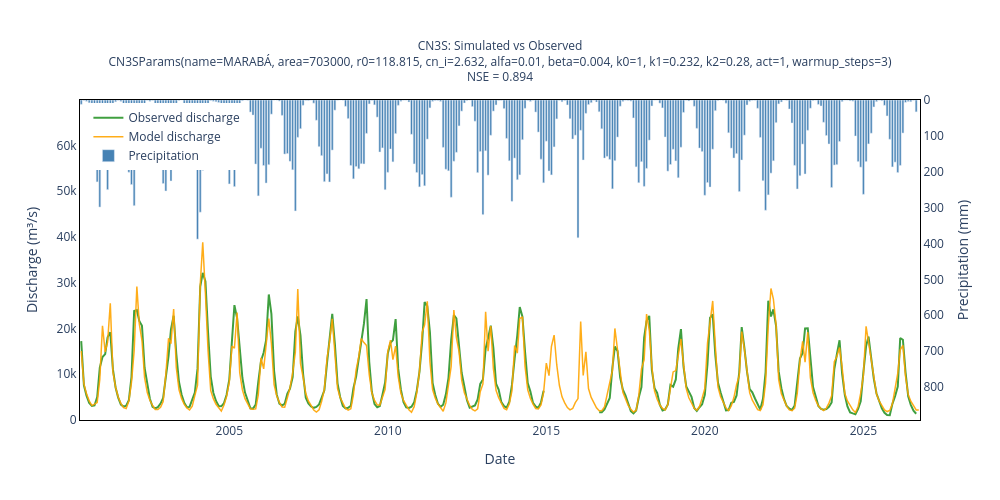

This figure's notebook cell:
### Code cell
model.run(inputs["prec_mm"])
model.evaluate(inputs["q_m3s"])
model.plot()

### Figure 1 — Plotly figure (JSON) as saved in the notebook; plotly's stock layout.template omitted (floating-point values rounded to 4 significant figures; data arrays with more than 128 entries replaced by an {"elided": "..."} marker saying what was removed)
{"data": [{"line": {"color": "green", "width": 2}, "name": "Observed discharge", "opacity": 0.75, "type": "scatter", "x": {"elided": "318 str values"}, "y": {"elided": "318 float values"}}, {"line": {"color": "orange", "width": 1.5}, "name": "Model discharge", "opacity": 0.9, "type": "scatter", "x": {"elided": "318 str values"}, "y": {"elided": "318 float values"}}, {"marker": {"color": "steelblue"}, "name": "Precipitation", "opacity": 1, "type": "bar", "x": {"elided": "318 str values"}, "y": {"elided": "318 float values"}, "yaxis": "y2"}], "layout": {"height": 500, "legend": {"x": 0.01, "y": 0.99}, "plot_bgcolor": "white", "title": {"font": {"size": 12}, "text": "CN3S: Simulated vs Observed<br>CN3SParams(name=MARABÁ, area=703000, r0=118.815, cn_i=2.632, alfa=0.01, beta=0.004, k0=1, k1=0.232, k2=0.28, act=1, warmup_steps=3)<br>NSE = 0.894", "x": 0.5, "xanchor": "center"}, "width": 1000, "xaxis": {"linecolor": "black", "linewidth": 1, "mirror": true, "showline": true, "title": {"text": "Date"}}, "yaxis": {"linecolor": "black", "linewidth": 1, "mirror": true, "range": [0, 69940.0], "showline": true, "title": {"text": "Discharge (m³/s)"}}, "yaxis2": {"linecolor": "black", "linewidth": 1, "mirror": true, "overlaying": "y", "range": [891.9, 0], "showline": true, "side": "right", "title": {"text": "Precipitation (mm)"}}}}
